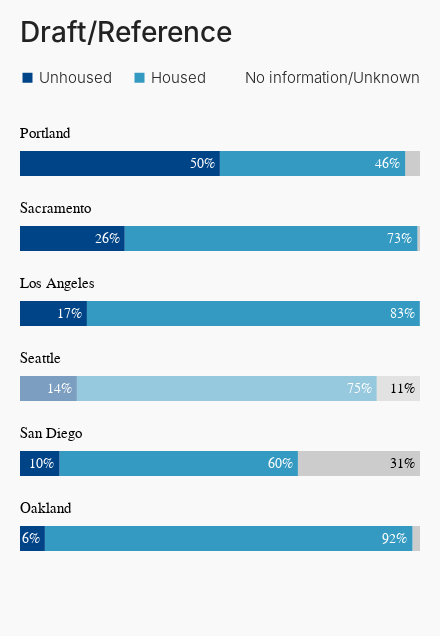

Notebook source saved alongside this figure:
### Code cell
facet_and_config(
    arrests_base_seattle,
    city_sort=['Portland', 'Sacramento', 'Los Angeles',
          'Seattle', 'San Diego', 'Oakland'],
    title_size=28,
    subtitle_size=20,
)

### Figure 1 — Vega-Lite specification as saved in the notebook (floating-point values rounded to 4 significant figures)
{"config": {"view": {"width": 320, "height": 500, "strokeOpacity": 0}, "background": "#f9f9f9", "padding": {"left": 20, "top": 20, "right": 20, "bottom": 80}, "arc": {"fill": "#0077bb"}, "area": {"fill": "#0077bb"}, "line": {"stroke": "#0077bb", "strokeWidth": 3}, "path": {"stroke": "#0077bb"}, "rect": {"fill": "#0077bb"}, "shape": {"stroke": "#0077bb"}, "bar": {"fill": "#0077bb"}, "point": {"stroke": "#0077bb"}, "symbol": {"fill": "#0077bb", "size": 30}, "title": {"font": "Tenon", "fontSize": 28, "color": "#222222", "fontWeight": 500, "align": "left", "anchor": "start", "subtitleFont": "Tenon", "subtitleColor": "#222222", "subtitleFontSize": 20, "subtitleFontWeight": 300, "subtitlePadding": 10, "subtitleLineHeight": 24, "offset": 22}, "axis": {"gridColor": "#dddddd", "title": null, "titleColor": "#666666", "titleFontWeight": 300, "labelColor": "#666666", "labelFont": "Tenon", "labelFontSize": 13, "labelFontWeight": 400, "labelFlush": false, "labelPadding": 5, "tickSize": 6}, "axisX": {"domainColor": "#666666", "tickColor": "#666666"}, "axisY": {"domainColor": "#f9f9f9", "tickColor": "#f9f9f9", "labels": false}, "legend": {"title": null, "orient": "top", "direction": "horizontal", "offset": 40, "columnPadding": 20, "titleFont": "Tenon", "titleFontSize": 16, "titleFontWeight": 400, "labelAlign": "left", "labelFont": "Tenon", "labelFontSize": 15, "labelFontWeight": 300, "labelColor": "#222222", "labelBaseline": "middle", "rowPadding": 10, "symbolType": "square"}}, "data": {"name": "data-8c2fe9a62a41f24b93bb691be64174bb"}, "facet": {"row": {"field": "city", "header": {"labelAlign": "left", "labelAnchor": "start", "labelFont": "Tenon", "labelFontSize": 15, "labelOrient": "top", "labelPadding": 5}, "sort": ["Portland", "Sacramento", "Los Angeles", "Seattle", "San Diego", "Oakland"], "title": null, "type": "nominal"}}, "spec": {"layer": [{"layer": [{"mark": {"type": "bar", "size": 25}, "encoding": {"fill": {"field": "simplified_housing_status", "legend": {"labelLimit": 0, "orient": "top", "title": null, "titleLimit": 0, "values": ["Unhoused", "Housed", "No information/Unknown"]}, "scale": {"domain": ["Unhoused", "Housed", "Address missing or unknown"], "range": ["#004488", "#349AC2", "#CCCCCC"]}, "type": "nominal"}, "opacity": {"condition": {"value": 0.5, "test": "(datum.city === 'Seattle')"}, "value": 1}, "order": {"field": "_order", "type": "quantitative"}, "x": {"axis": null, "field": "arrests", "stack": "zero", "title": null, "type": "quantitative"}}}, {"mark": {"type": "text", "align": "right", "dx": -5, "font": "Tenon", "fontSize": 14}, "encoding": {"color": {"condition": {"value": "black", "test": "(datum.simplified_housing_status === 'Address missing or unknown')"}, "value": "white"}, "order": {"field": "_order", "type": "quantitative"}, "text": {"field": "arrests", "format": ".0%", "type": "quantitative"}, "x": {"field": "arrests", "stack": "zero", "title": null, "type": "quantitative"}}, "transform": [{"filter": "(datum.arrests > 0.04)"}]}], "height": 35, "title": {"text": "datum.city"}, "width": 400}]}, "resolve": {"axis": {"x": "independent"}}, "title": {"text": "Draft/Reference"}, "$schema": "https://vega.github.io/schema/vega-lite/v4.17.0.json", "datasets": {"data-8c2fe9a62a41f24b93bb691be64174bb": [{"city": "Los Angeles", "simplified_housing_status": "Address missing or unknown", "arrests": 0.0004966, "_order": 3}, {"city": "Los Angeles", "simplified_housing_status": "Housed", "arrests": 0.8322, "_order": 2}, {"city": "Los Angeles", "simplified_housing_status": "Unhoused", "arrests": 0.1673, "_order": 1}, {"city": "Oakland", "simplified_housing_status": "Address missing or unknown", "arrests": 0.01889, "_order": 3}, {"city": "Oakland", "simplified_housing_status": "Housed", "arrests": 0.9189, "_order": 2}, {"city": "Oakland", "simplified_housing_status": "Unhoused", "arrests": 0.06216, "_order": 1}, {"city": "Portland", "simplified_housing_status": "Address missing or unknown", "arrests": 0.037, "_order": 3}, {"city": "Portland", "simplified_housing_status": "Housed", "arrests": 0.4634, "_order": 2}, {"city": "Portland", "simplified_housing_status": "Unhoused", "arrests": 0.4996, "_order": 1}, {"city": "Sacramento", "simplified_housing_status": "Address missing or unknown", "arrests": 0.006445, "_order": 3}, {"city": "Sacramento", "simplified_housing_status": "Housed", "arrests": 0.7318, "_order": 2}, {"city": "Sacramento", "simplified_housing_status": "Unhoused", "arrests": 0.2617, "_order": 1}, {"city": "San Diego", "simplified_housing_status": "Address missing or unknown", "arrests": 0.3053, "_order": 3}, {"city": "San Diego", "simplified_housing_status": "Housed", "arrests": 0.596, "_order": 2}, {"city": "San Diego", "simplified_housing_status": "Unhoused", "arrests": 0.09874, "_order": 1}, {"city": "Seattle", "simplified_housing_status": "Address missing or unknown", "arrests": 0.1083, "_order": 3}, {"city": "Seattle", "simplified_housing_status": "Housed", "arrests": 0.7496, "_order": 2}, {"city": "Seattle", "simplified_housing_status": "Unhoused", "arrests": 0.1421, "_order": 1}]}}
